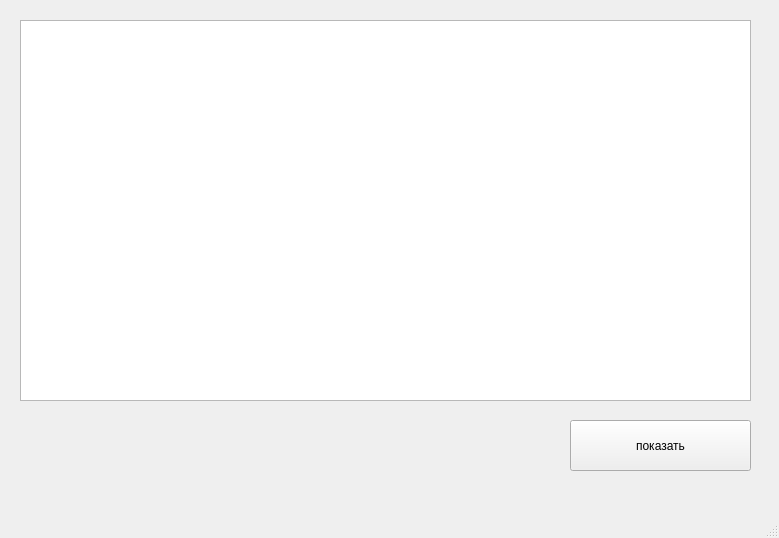
<?xml version="1.0" encoding="UTF-8"?>
<ui version="4.0">
 <class>MainWindow</class>
 <widget class="QMainWindow" name="MainWindow">
  <property name="geometry">
   <rect>
    <x>0</x>
    <y>0</y>
    <width>779</width>
    <height>538</height>
   </rect>
  </property>
  <property name="windowTitle">
   <string>MainWindow</string>
  </property>
  <widget class="QWidget" name="centralwidget">
   <widget class="QTableWidget" name="tableWidget">
    <property name="geometry">
     <rect>
      <x>20</x>
      <y>20</y>
      <width>731</width>
      <height>381</height>
     </rect>
    </property>
   </widget>
   <widget class="QPushButton" name="pushButton">
    <property name="geometry">
     <rect>
      <x>570</x>
      <y>420</y>
      <width>181</width>
      <height>51</height>
     </rect>
    </property>
    <property name="text">
     <string>показать</string>
    </property>
   </widget>
  </widget>
  <widget class="QMenuBar" name="menubar">
   <property name="geometry">
    <rect>
     <x>0</x>
     <y>0</y>
     <width>779</width>
     <height>26</height>
    </rect>
   </property>
  </widget>
  <widget class="QStatusBar" name="statusbar"/>
 </widget>
 <resources/>
 <connections/>
</ui>
